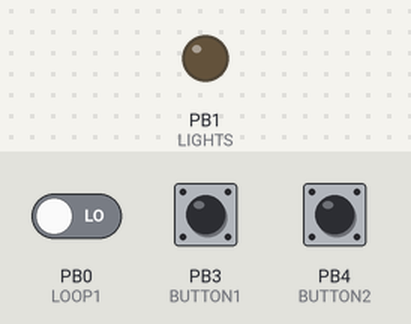
This sketch was run on a simulated ATtiny85, built with avr-gcc and run on an emulated ATtiny85. Parts: output pins drawn as LEDs (lit = HIGH). The test bench sets the inputs (shaded band); at power-on: PB0 (LOOP1) LOW, PB4 (BUTTON2) HIGH, PB3 (BUTTON1) HIGH.

Above: at 1.2 s.
1.3 s: PB0 (LOOP1) driven HIGH
At 7.0 s:
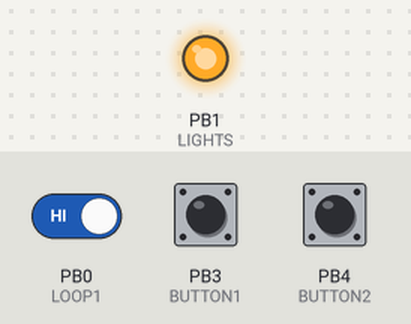
7.3 s: PB4 (BUTTON2) pulled LOW for 0.15 s
At 13.5 s:
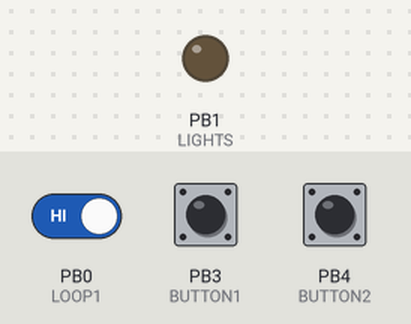
Timing chart, 0 to 15.0 s (numbered marks = the images above; inputs shaded):
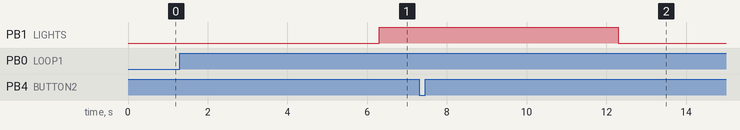

Measured:
- after the input at 1.3 s, PB1 (LIGHTS): LOW → HIGH after 5.0 s
- after the input at 7.3 s, PB1 (LIGHTS): HIGH → LOW after 5.0 s

The sketch:

Kruipunt.ino
```cpp
/*
 * Het programma om de lichtsturing aan te sturen met een ATTiny85.
 *
 * P0 -> Lusdetectie 1
 * P1 -> Lichtsturing
 * P2 -> Lusdetectie 2
 * P3 -> Voetgangersknop 1
 * P4 -> Voetgangersknop 2
 *
 */


#define LIGHTS 1
#define BUTTON1 3
#define BUTTON2 4
#define LOOP1 0
#define LOOP2 2

unsigned long previousMillis = 0; // Variabele om de vorige tijd bij te houden
const int interval1 = 30000;      // Variabele die het interval tussen de lichtwisseling weergeeft
const int interval2 = 5000;       // Variabele die het interval tussen de lichtwisseling weergeeft wanneer er een knop is ingedrukt / Lusdetectie
bool onOff = true;                // Variabele die weergeeft of het licht aan/uit is
bool buttonPress = false;         // Variabele die weergeeft of de knop is ingedrukt


void setup()
{
  pinMode(LIGHTS, OUTPUT);
  pinMode(LOOP1, INPUT);
  pinMode(LOOP2, INPUT);
  pinMode(BUTTON1, INPUT);
  pinMode(BUTTON2, INPUT);
}

void loop()
{
  if ((millis() - previousMillis >= interval1) || ((buttonPress && (millis() - previousMillis >= interval2))))
  {
    previousMillis = millis();
    buttonPress = false;
    digitalWrite(LIGHTS, onOff);
    onOff = !onOff;
  }
  if (((!digitalRead(BUTTON1) && onOff) || (!digitalRead(BUTTON2) && !onOff) || (digitalRead(LOOP1) && onOff)) /*|| (digitalRead(LOOP2) && !onOff))*/ && (!buttonPress  && ((millis() - previousMillis) <= (interval1 - interval2))))
  {
    buttonPress = true;
    previousMillis = millis();
  }
}
```
